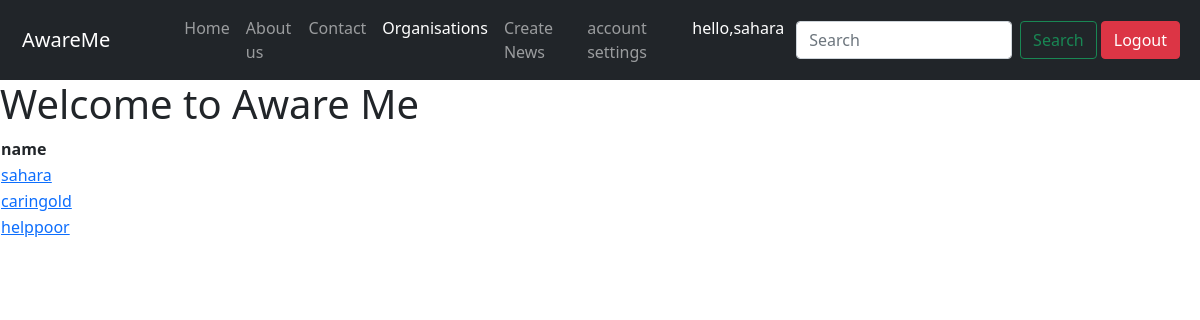
/awareme/details/ (signed in), run on an earlier commit of the app's database.
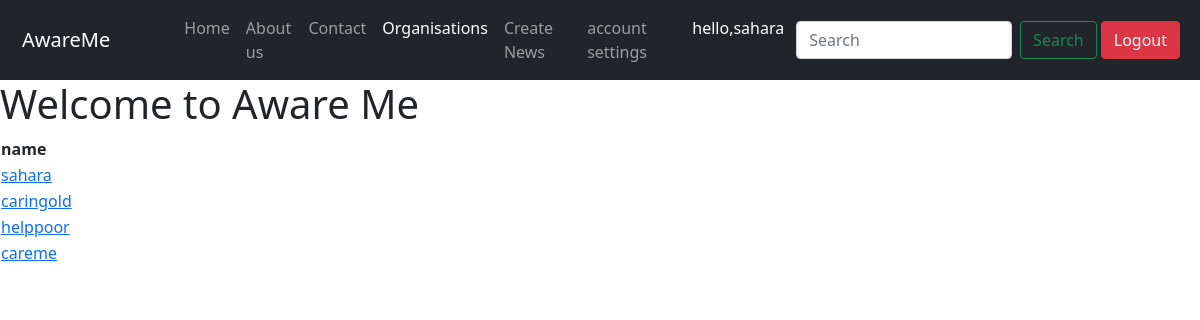
And on a later commit of the database.
### awaremeapp/models.py (models this page shows, shortened)
class OrgDetail(models.Model):
    user=models.OneToOneField(User,null=True,blank=True, on_delete=models.CASCADE)
    mission=models.TextField(blank=True,null=True)
    Contact=models.CharField(max_length=15,null=True)
    portfolio=models.URLField(blank=True,null=True)

### awaremeapp/views.py (the view)
# urls.py: path('details/',views.orgList,name="details"),
@login_required(login_url='login')
def orgList(request):
    Instance1=OrgDetail.objects.all()
    userList = User.objects.values()
    Instance=Instance1.union(userList,all=True)
    return render(request,'awaremeapp/info.html',{'model':Instance1,'userList':userList})

### templates/awaremeapp/info.html
{% extends 'awaremeapp/orgbase.html' %}
{% block organistionactive %} active {% endblock organistionactive %}"
{% block content %}
<h1>Welcome to Aware Me</h1>
<table>
    <thead>
<tr>
    <th>name</th>
</tr>
</thead>
{% for i in model %}
<tr>
    <td><a href="{% url 'org_profile' i.id %}">{{i.user}}</a></td>
</tr>
{% endfor %}
</table>
{% endblock %}

### templates/awaremeapp/orgbase.html (shortened to what this page needs)
{% load static %}
<!DOCTYPE html>
<html lang="en">
<head>
  <link href="https://cdn.jsdelivr.net/npm/bootstrap@5.0.0/dist/css/bootstrap.min.css" rel="stylesheet"
>
</head>
<body>
  <nav class="navbar navbar-expand-lg navbar-dark bg-dark sticky-top ">
    <div class="container-fluid">
      <a class="navbar-brand " style="margin-left:10px;" href="{% url 'listFeed' %}">AwareMe</a>
      <div class="collapse navbar-collapse" id="navbarSupportedContent" style="margin-left:50px;">
        <ul class="navbar-nav me-0 mb-2 mb-lg-0">
          <li class="nav-item">
            <a class="nav-link {% block homeactive %} {% endblock homeactive %}" aria-current="page"
              href="{% url 'listFeed'%}">Home</a>
          </li>
          <li class="nav-item">
            <a class="nav-link {% block aboutactive %} {% endblock aboutactive %}" aria-current="page"
              href="{% url 'aboutus' %}">About us<a>
          </li>
          <li class="nav-item">
            <a class="nav-link {% block contactactive %} {% endblock contactactive %}" aria-current="page"
              href="{% url 'contact' %}">Contact</a>
          </li>
          <li class="nav-item">
            <a class="nav-link {% block organistionactive %} {% endblock organistionactive %}" aria-current="page"
              href="{% url 'details' %}">Organisations</a>
          </li>
          {% for group in request.user.groups.all %}
          {% if group.name == 'NGO' %}
          <li class="nav-item">
            <a class="nav-link" href="{% url 'feed' %}">Create News</a>
          </li>
          <li class="nav-item ">
            <a class="nav-link {% block settingactive %} {% endblock settingactive %}"
              href="{% url 'account_setting' %}">account settings</a>
          </li>
          {%endif%}
          {%endfor%}
          <li class="nav-item ">
            <a class="nav-link active" aria-current="page">hello,{{request.user}}</a>
          </li>
          </ul>
          <form class="d-flex" method="GET" action="{% url 'search' %}">
            <input class="form-control mx-1 " type="search" placeholder="Search" name="query" id="query"
              aria-label="Search">
            <button class="btn btn-outline-success mx-1" type="submit">Search</button>
          </form>
          <div>
            {% if user.is_authenticated %}
              <a class="btn btn-danger me-2 my-2 " href="{% url 'logout' %}">Logout</a>
            {% else %}
              <a  class="btn btn-danger" href="{% url 'login' %}">Login</a>
            {% endif %}
          </div>
      </div>
    </div>
  </nav>
  {% block content %}
  {% endblock %}
</body>
</html>

What changed in the data, as far as the page shows it:
added OrgDetail: user "careme"
